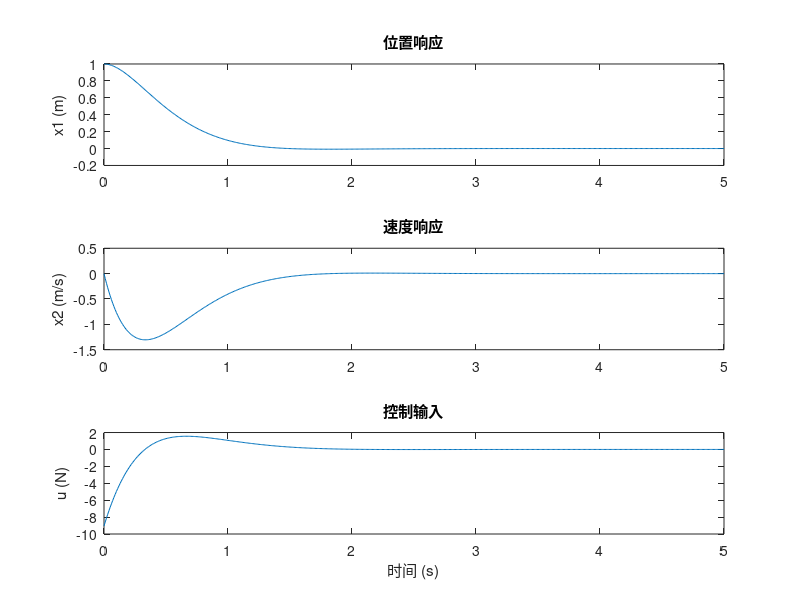

Reproduce this figure in MATLAB. (Note: this script raises an error after producing the figure.)
%% 1 系统建模
% 物理参数定义
m = 1;   % 质量 (kg)
k = 1;   % 弹簧刚度 (N/m)
b = 0.5; % 阻尼系数 (N·s/m)

% 状态空间方程
A = [0 1; -k/m -b/m];  % 系统矩阵 [3](@ref)
B = [0; 1/m];           % 输入矩阵 [3](@ref)
C = eye(2);              % 输出矩阵（全状态观测）
D = 0;                  % 直接传递项
sys = ss(A, B, C, D);   % 构建状态空间模型

%% 2 权重矩阵设置
Q = diag([10, 1]);  % 状态权重：更重视位置误差[2](@ref)
R = 0.1;            % 控制输入权重：允许适度控制能耗[3](@ref)

%% 3 LQR反馈增益计算
[K, S, E] = lqr(A, B, Q, R);  % 求解LQR最优反馈矩阵[1,3](@ref)
fprintf('反馈矩阵 K = [%.4f, %.4f]\n', K(1), K(2));

%% 4 闭环系统仿真
% 构建闭环系统
A_closed = A - B*K;           % 闭环系统矩阵[3](@ref)
sys_closed = ss(A_closed, B, C, D);

% 初始条件与时间范围
x0 = [1; 0];                  % 初始位置1m，速度0m/s
t = 0:0.01:5;                 % 仿真时间5秒

% 仿真动态响应
[y, t, x] = initial(sys_closed, x0, t);
u = -K * x';                  % 计算控制输入序列

% 绘图
figure;
subplot(3,1,1); plot(t, x(:,1)); title('位置响应'); ylabel('x1 (m)');
subplot(3,1,2); plot(t, x(:,2)); title('速度响应'); ylabel('x2 (m/s)');
subplot(3,1,3); plot(t, u);     title('控制输入');  ylabel('u (N)'); xlabel('时间 (s)');

%% 5 结果验证
% 验证1：闭环系统稳定性
fprintf('闭环系统特征值实部：%.3f, %.3f\n', real(E(1)), real(E(2)));
assert(all(real(E) < 0), '闭环系统不稳定！');

% 验证2：稳态误差分析
steady_state_error = abs(x(end,1));
fprintf('稳态位置误差：%.4f m\n', steady_state_error);
assert(steady_state_error < 0.05, '稳态误差超出阈值！');

% 验证3：控制能量计算
control_energy = trapz(t, u.^2);
fprintf('控制能量消耗：%.3f J\n', control_energy);

%% 功能扩展
% 频域分析：绘制闭环系统Bode图
figure; bode(sys_closed); title('闭环系统频域特性');